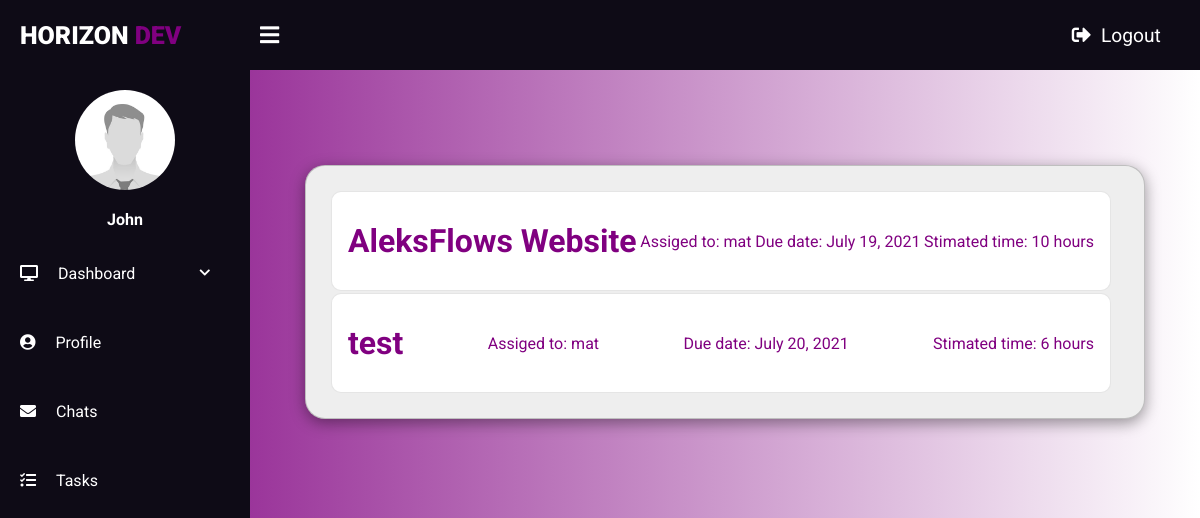
The page /core/task/ (signed in) on the database its author committed.
### account/models.py (models this page shows, shortened)
class AccountBase(AbstractBaseUser):
	first_name 				= models.CharField(max_length=30, default="John")
	last_name 				= models.CharField(max_length=30, default="Winchester")
	job_function			= models.CharField(max_length=80, default="Web Designer")
	city 					= models.CharField(max_length=20, default="New York")
	stars					= models.PositiveSmallIntegerField(default=5)
	jobs					= models.PositiveIntegerField(default=0)
	years_old               = models.DateField(blank=True, auto_now_add=False, auto_now=False, default="2000-01-01")
	phone_number			= models.PositiveBigIntegerField(blank=True, default=88888888888)
	about					= models.TextField(blank=True)
	email 					= models.EmailField(verbose_name="email", max_length=60, unique=True)
	username 				= models.CharField(max_length=30, unique=True)
	date_joined				= models.DateTimeField(verbose_name='date joined', auto_now_add=True)
	last_login				= models.DateTimeField(verbose_name='last login', auto_now=True)
	is_admin				= models.BooleanField(default=False)
	is_active				= models.BooleanField(default=True)
	is_staff				= models.BooleanField(default=False)
	is_superuser			= models.BooleanField(default=False)
	is_banned				= models.BooleanField(default=False)
	profile_image			= models.ImageField(max_length=255, upload_to=get_profile_image_filepath, null=True, blank=True, default=get_default_profile_image)
	hide_email				= models.BooleanField(default=True)
	price_hourly 			= models.PositiveIntegerField(default=10)
	USERNAME_FIELD = 'email'
	REQUIRED_FIELDS = ['username']
	objects = MyAccountManager()
	def __str__(self):
		return self.username

### core/models.py (models this page shows, shortened)
class tasks(models.Model):
    task_name           = models.CharField(max_length=30)
    client_name         = models.CharField(max_length=30)
    work_hours          = models.PositiveIntegerField(default=1)
    due_date            = models.DateField(auto_now=False)
    created_data        = models.DateField(auto_now_add=True)
    about_task          = models.TextField(blank=True)
    files_link          = models.TextField(blank=True)
    assigned_to         = models.ForeignKey(user, on_delete=models.DO_NOTHING )
    is_completed        = models.BooleanField(default=False)
    class Meta:
        ordering = ['due_date']

### core/views.py (the view)
# urls.py: path("task/", task, name="task"),
def task(request):
    task = tasks.objects.all()
    return render(request, 'core/task.html', {'task':task} )

### templates/core/task.html (shortened to what this page needs)
{% extends 'base.html' %}
{% load static %}
{% block css %} <link rel="stylesheet" href="{% static 'css/task.css' %}"> {% endblock css %}
{% block content %}
<div class="center-align">
    <div class="modallist">
{% for task_name in  task %}
    {% if user.username in task_name.assigned_to.username %}
        <div class="content {{task_name.id}}" id="{{task_name.id}}">
            <h1>{{task_name.task_name}}</h1>
            <p>Assiged to: {{task_name.assigned_to}}</p>
            <p>Due date: {{task_name.due_date}}</p>
            <p>Stimated time: {{task_name.work_hours}} hours</p>
        </div>
    {% endif %}
{% endfor %}
    </div>
</div>
{% endblock content %}

### templates/base.html (shortened to what this page needs)
{% if user.is_authenticated %}
{% load static %}
<html>
    <head>
        <link rel="stylesheet" href="https://cdnjs.cloudflare.com/ajax/libs/font-awesome/5.12.0-2/css/all.min.css">
        <link rel="stylesheet" href="{% static 'css/base-style.css' %}">
        {% block css %}{% endblock css %}
    </head>
    <body style="background:linear-gradient(to right, purple, #fff)">
        <div class="wrapper">
            <div class="header">
                <div class="header-menu">
                    <div class="title">Horizon <span>Dev</span></div>
                    <div class="sidebar-btn">
                        <i class="fas fa-bars"></i>
                    </div>
                    <a href="{% url 'accounts:logout' %}"><i class="fas fa-sign-out-alt"></i>Logout</a>
                </div>
            </div>
            <div class="sidebar">
                <div class="sidebar-menu">
                    <center class="profile">
                        <img src="{{user.profile_image.url}}" alt="User Photo">
                        <p>{{user.first_name}}</p>
                    </center>
                    <li class="item" id="dashboard">
                        <a href="#dashboard" class="menu-btn">
                            <i class="fas fa-desktop"></i><span>Dashboard <i class="fas fa-chevron-down drop-down"></i></span>
                        </a>
                    </li>
                    <li class="item" id="profile">
                        <a href="{% url 'core:profile' %}" class="menu-btn">
                            <i class="fas fa-user-circle"></i><span>Profile</span>
                        </a>
                    <li class="item" id="messages">
                        <a href="{% url 'chat:index' %}" class="menu-btn">
                            <i class="fas fa-envelope"></i><span>Chats</span>
                        </a>
                    </li>
                    <li class="item" id="task">
                        <a href="{% url 'core:task' %}" class="menu-btn">
                            <i class="fas fa-tasks"></i><span>Tasks</span>
                        </a>
                    </li>
                </div>
            </div>
            <div class="main-container">
                {% block content %}
                {% endblock content %}
            </div>
        </div>
    </body>
</html>
{% else %}
<meta http-equiv="Refresh" content="0; url='{% url 'pages:home' %}'" />
{% endif %}

### static/css/base-style.css (style rules this page uses)
:root { --austin-blue: purple; --main-color: #fff; --horizon-fushia: purple; --void-black: #0e0b16; }
* { margin: 0; padding: 0; list-style: none; text-decoration: none; box-sizing: border-box; font-family: "Roboto", sans-serif; text-decoration: none !important; }
body { background: var(--main-color) }
.wrapper .header { z-index: 1; background: var(--void-black); position: fixed; width: calc(100% - 0%); height: 70px; display: flex; top: 0; }
.wrapper .header .header-menu { width: calc(100% - 0%); height: 100%; display: flex; justify-content: space-between; align-items: center; padding: 0 20px; }
.wrapper .header .header-menu a { color: var(--main-color); text-decoration: none; font-size: 1.2em; padding: 1em; text-align: center; }
.wrapper .header .header-menu a i { margin-right: 10px; }
.wrapper .header .header-menu .title { color: var(--main-color); font-size: 25px; text-transform: uppercase; font-weight: 900; }
.wrapper .header .header-menu .title span { color: var(--horizon-fushia); }
.wrapper .header .header-menu .sidebar-btn { color: var(--main-color); position: absolute; margin-left: 240px; font-size: 22px; font-weight: 900; cursor: pointer; transition: 0.3s; transition-property: color; }
.wrapper .sidebar { z-index: 1; background: var(--void-black); position: fixed; top: 70px; width: 250px; height: 100%; transition: 0.3s; transition-property: width; overflow-y: auto; }
.wrapper .sidebar .sidebar-menu { overflow: hidden; }
.wrapper .sidebar .sidebar-menu .profile img { margin: 20px 0; width: 100px; height: 100px; border-radius: 50%; }
.wrapper .sidebar .sidebar-menu .profile p { color: var(--main-color); font-weight: 700; margin-bottom: 10px; }
.wrapper .sidebar .sidebar-menu .item { width: 250px; overflow: hidden; }
.wrapper .sidebar .sidebar-menu .item .menu-btn { display: block; color: var(--main-color); position: relative; padding: 25px 20px; transition: 0.3s; transition-property: color; }
.wrapper .sidebar .sidebar-menu .item .menu-btn i { margin-right: 20px; }
.wrapper .sidebar .sidebar-menu .item .menu-btn .drop-down { float: right; font-size: 12px; margin-top: 3px; }
.wrapper .main-container { width: (100% - 250px); margin-top: 70px; margin-left: 250px; padding: 15px; height: 100vh; transition: 0.3s; }

### static/css/task.css (style rules this page uses)
* { box-sizing: border-box; }
body { font-family: 'Roboto'; margin: 0; padding: 0; width: 100vw; height: 100vh; min-height: 100vh; overflow-x: hidden !important; background: linear-gradient(to right, purple, #fff) !important; }
.center-align { display: flex; justify-content: center; align-items: center; margin-top: 5em; }
.modallist { display: flex; justify-content: left; align-items: left; flex-direction: column; width: 70vw; height: auto; border: solid rgba(0, 0, 0, 0.2) 1px; padding: 1.5em; border-radius: 20px; box-shadow: 0 4px 15px rgba(0, 0, 0, 0.4); background: #eeeeee; }
.modallist .content { width: 65vw; height: 100px; display: flex; align-items: center; justify-content: space-between; background: #fff; padding: 1em; border: solid rgba(0, 0, 0, 0.1) 1px; color: purple; cursor: pointer; margin: 1px; border-radius: 10px; }

### rows shown on the page
AccountBase: profile_image (placeholder picture), first_name "John"
tasks: task_name "AleksFlows Website", assigned_to "mat", due_date "July 19, 2021", work_hours "10"
tasks: task_name "test", assigned_to "mat", due_date "July 20, 2021", work_hours "6"
